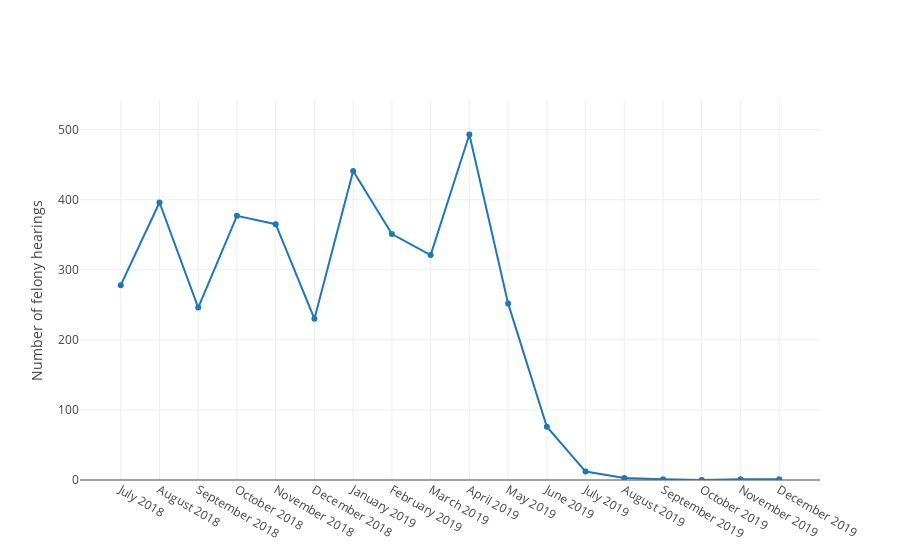

Notebook code cell kept with this figure:
### Markdown cell above
## Felonies over time

### Code cell
df_felony = filter_df(df, case_number='-F1-|-F2-|-F3-|-F4-|-F5-|-F6-')
#print(df_felony.sort_values('Date'))
df_felonies_by_month = number_by_month(df_felony)
line_plot(df_felonies_by_month.Month,
          df_felonies_by_month.Count,
          xlabel=None,
          ylabel='Number of felony hearings')

### Figure 1 — Plotly figure (JSON) as saved in the notebook; plotly's stock layout.template omitted (floating-point values rounded to 4 significant figures)
{"data": [{"type": "scatter", "uid": "0278c0d2-3e1e-11e9-a464-6c4008929994", "x": ["July 2018", "August 2018", "September 2018", "October 2018", "November 2018", "December 2018", "January 2019", "February 2019", "March 2019", "April 2019", "May 2019", "June 2019", "July 2019", "August 2019", "September 2019", "October 2019", "November 2019", "December 2019"], "y": [278, 396, 246, 377, 365, 230, 441, 351, 321, 493, 252, 76, 12, 3, 1, 0, 1, 1]}], "layout": {"yaxis": {"range": [0, 542.3], "title": "Number of felony hearings"}}}
